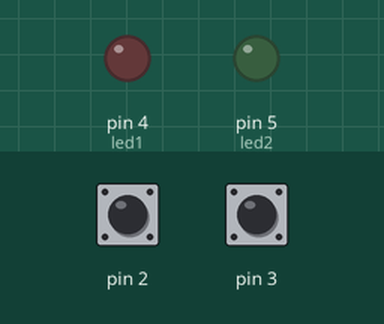
A sketch run on a simulated Arduino Uno, built with avr-gcc and run on an emulated ATmega328P. Parts: output pins drawn as LEDs (lit = HIGH). Inputs (shaded band) come from the test bench; at power-on: pin 2 HIGH, pin 3 HIGH.

Above: at 1.2 s.
1.3 s: pin 2 pulsed LOW 5 times (0.12 s each, 0.3 s apart)
At 3.1 s:
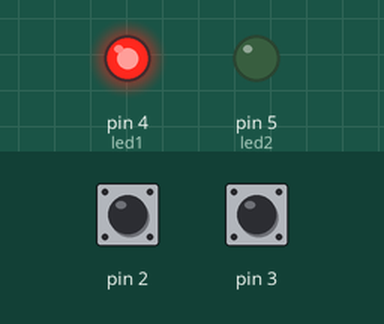
4.3 s: pin 3 pulsed LOW 2 times (0.12 s each, 0.3 s apart)
At 4.57 s:
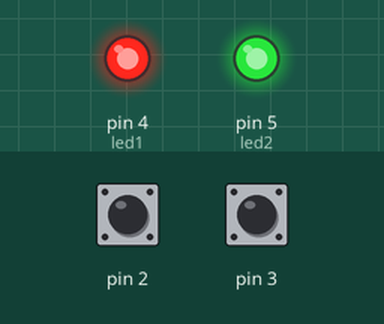
Timing chart, 0 to 7.3 s (numbered marks = the images above; inputs shaded):
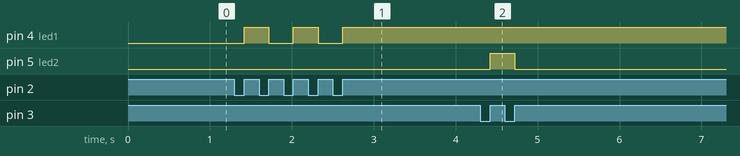

The sketch:

sketch.ino
```cpp
const int led1 = 4;
const int led2 = 5;

volatile bool led1State = false;
volatile bool led2State = false;

void toggleLed1() {
  led1State = !led1State;
  digitalWrite(led1, led1State);
}

void toggleLed2() {
  led2State = !led2State;
  digitalWrite(led2, led2State);
}

void setup() {
  pinMode(led1, OUTPUT);
  pinMode(led2, OUTPUT);

  attachInterrupt(digitalPinToInterrupt(2), toggleLed1, RISING);
  attachInterrupt(digitalPinToInterrupt(3), toggleLed2, RISING);
}

void loop() {
  // put your main code here, to run repeatedly:

}
```

Measured:
- after the input at 1.3 s, pin 4 (led1): alternates HIGH for 0.30 s and LOW for 0.30 s, 5 changes in all, then stays HIGH, starting after 0.12 s
- after the input at 4.3 s, pin 5 (led2): LOW → HIGH after 0.12 s, → LOW 0.30 s later
